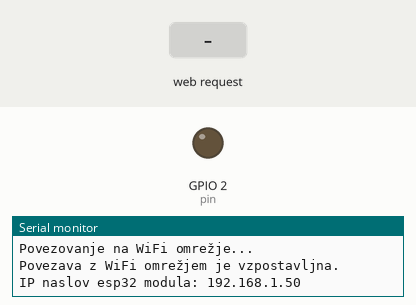
This program was run on a simulated ESP32. On the bench: output pins drawn as LEDs (lit = HIGH), the last lines printed to the serial monitor. The test bench sets the inputs (shaded band). WiFi joins after 1.5 s; servers stay silent unless stated.

Above: at 3.7 s.
3.8 s: HTTP request GET /1 received
At 5.0 s:
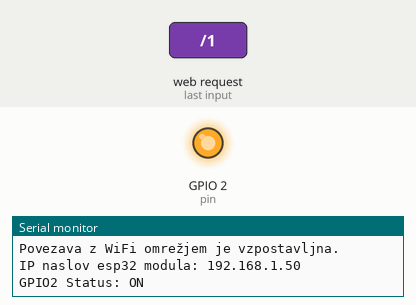
5.3 s: HTTP request GET /0 received
At 6.1 s:
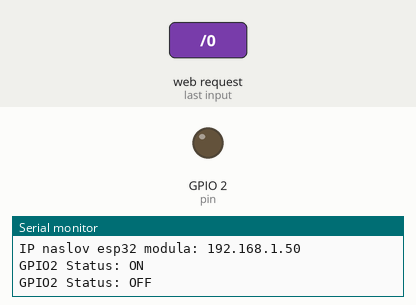
Timing chart, 0 to 8.3 s (numbered marks = the images above; inputs shaded):
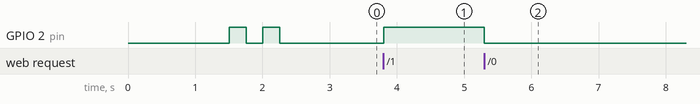

Measured:
- after the input at 3.8 s, GPIO 2 (pin): LOW → HIGH at once
- after the input at 5.3 s, GPIO 2 (pin): HIGH → LOW at once

The program:

main.cpp
```cpp
#include <Arduino.h>
#include <WiFi.h>
#include <WebServer.h>

const char* ssid = "kresilnik"; // identifikator oz. ime našega WiFi usmerjevalnika
const char* password = "bled2024";

bool LED1status = LOW; // spremenljivka za status LED didode

// port 80 je prednastavljeni port za posredovanje html strani
WebServer server(80); // objekt razreda WebServer (http port 80)

const char HTML0[] PROGMEM = R"rawliteral(
<!DOCTYPE html>
<html lang="sl">
<head>
    <meta charset="UTF-8">
    <meta name="viewport" content="width=device-width, initial-scale=1.0">
    <title>esp32</title>
</head>
<body>
    <h1>Prejet ukaz za izklop LED diode.</h1>
</body>
</html>
)rawliteral";

const char HTML1[] PROGMEM = R"rawliteral(
<!DOCTYPE html>
<html lang="sl">
<head>
    <meta charset="UTF-8">
    <meta name="viewport" content="width=device-width, initial-scale=1.0">
    <title>esp32</title>
</head>
<body>
    <h1>Prejet ukaz za vklop LED diode.</h1>
</body>
</html>
)rawliteral";

const char HTML[] PROGMEM = R"rawliteral(
<!DOCTYPE html>
<html lang="sl">
<head>
    <meta charset="UTF-8">
    <meta name="viewport" content="width=device-width, initial-scale=1.0">
    <title>esp32</title>
</head>
<body>
    <h1>V brskalnik vpišite http://192.168.1.200/1 ali http://192.168.1.200/0 t.j. /1 ali /0 na koncu.</h1>
</body>
</html>
)rawliteral";

// tu določimo kaj sed ogodie, če uporabnik vpiše
// korenski ("root") naslov našega strežnika na esp32 modulu, npr. http://192.168.1.170
void handle_root(){
  server.send(200, "text/html; charset=UTF-8", HTML); // strežnik klientu pošlje kot odziv, t.j. "response"
                                                               // String "Pozdravljen svet ...", koda 200 predstavlja
                                                               // standardni odziv na uspešno http zahtevo - OK
}

void handle_led1on(){
  LED1status = HIGH;
  Serial.println("GPIO2 Status: ON");
  server.send(200, "text/html", HTML1); // kot odgovor posredujemo obvestilo o vklopu
}

void handle_led1off(){
  LED1status = LOW;
  Serial.println("GPIO2 Status: OFF");
  server.send(200, "text/html", HTML0); // kot odgovor posredujemo obvestilo o vklopu
}

void setup() {
  // put your setup code here, to run once:
  pinMode(2, OUTPUT); // pin (nožica) št. 2 bo uporabljena kot digitalni izhod

  Serial.begin(115200); // hitrost komunikacije preko serijskega vmesnika

  WiFi.begin(ssid, password); // poženemo WiFi

  while(WiFi.status() != WL_CONNECTED){ // WifiLibrary - status CONNECTED
    delay(500);
    Serial.println("Povezovanje na WiFi omrežje...");
  }

  Serial.println("Povezava z WiFi omrežjem je vzpostavljna.");
  Serial.print("IP naslov esp32 modula: ");
  Serial.println(WiFi.localIP());

  server.on("/", handle_root); // ko vpišemo IP naslov v brskalnik in pritisnemo Enter, tedaj pokličemo funkcijo handle_root,
                               // ki vrne kratko sporočilo klientu ("Pozdravljen, ...")

  server.on("/1", handle_led1on); // če klient v Chrome-u vpiše /1, se bo sprožila funkcija handle_led1on
  server.on("/0", handle_led1off); // če klient v Chrome-u vpiše /0, se bo sprožila funkcija handle_led1off

  server.begin(); // zagon spletnega strežnika na modulu esp32

  // ta del kode uporabimo kot indikator, da se je program prenesel na modul, LED 2x utripne
  digitalWrite(2, HIGH); // na pin 2 zapišemo visoko vrednost (HIGH)
  delay(250); // zakasnitev v milisekundah
  digitalWrite(2, LOW); //  na pin 2 zapišemo nizko vrednost (LOW)
  delay(250); // zakasnitev v milisekundah
  digitalWrite(2, HIGH); // na pin 2 zapišemo visoko vrednost (HIGH)
  delay(250); // zakasnitev v milisekundah
  digitalWrite(2, LOW); //  na pin 2 zapišemo nizko vrednost (LOW)
  delay(250); // zakasnitev v milisekundah
}

void loop() {
  // put your main code here, to run repeatedly:
  server.handleClient(); // spremljamo prisotnost klientov in poslušamo njihove html zahteve ("request")

  if(LED1status){
    digitalWrite(2, HIGH);
  }
  else{
    digitalWrite(2, LOW);
  }

}
```
